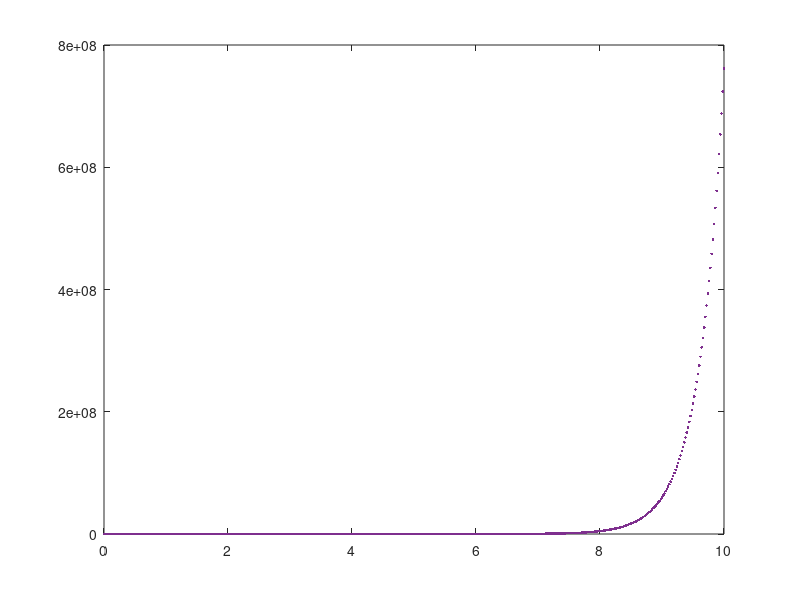

Write MATLAB code to recreate this figure.
%% Exercise # 1 -  Numerical methods for ODEs
% Course: Numerical Methods For Differential Equations
% Name: Alexandre da Rocha Rodrigues
% Matricola: 2039952
% November 2021

close all
clear all

%% Question 1
% 2-step Simpson's method:
% y(n+2) = y(n) + h/3 * (f(n) + 4*f(n+1) + f(n+2));
% y' = -5y;

%% Constants
h = 0.02;
T = 10;
ts = 0:h:T;

N = length(ts);
y = zeros(N,1);
y(1) = 1;
f = @(y) -5*y; 
y_exact = -5/2*ts.^2 + 1;

%% Compute y(2) - FE
% y(2) = y(1) + h*f(y(1));

%% Compute y(2) - RK4
k1 = f(y(1));
k2 = f(y(1)+h/2*k1);
k3 = f(y(1)+h/2*k2);
k4 = f(y(1)+h*k3);

y(2) = y(1) + h/6 * (k1 + 2*k2 + 2*k3 + k4);

%% Main Method
for i=1:N-2
    y(i+2) = y(i) + h/3 * (f(y(i)) + 4*f(y(i+1)) + f(y(i+2)));
end

plot(ts,abs(y-y_exact),'.')

